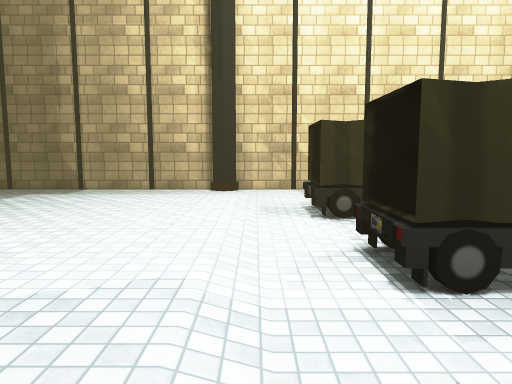
View 1 (above)

16 first-person views from a walk through a 3-D level made in the Unity game engine. The camera is 1.5 m above the floor, tilts 6° down and sees 70° across. The floor is counted in squares, 1 m on a side. Each view is taken from the middle of a square. On the plan, view 1 faces up. The plan holds only what a view shows up to about 16 squares ahead; the rest is blank. The place goes on beyond the plan. Some surface patterns are stand-ins.

View 2
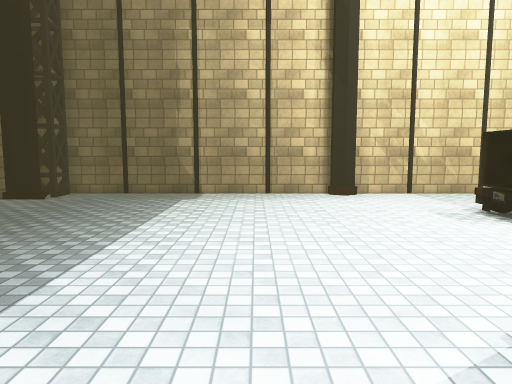

View 3
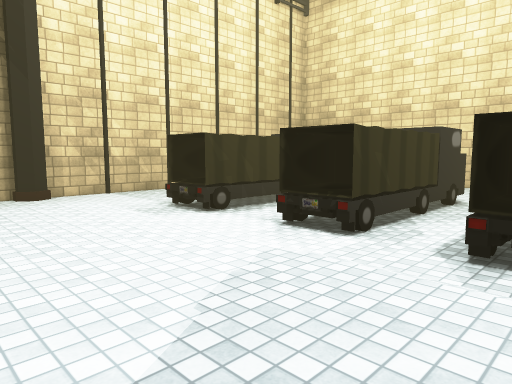

View 4
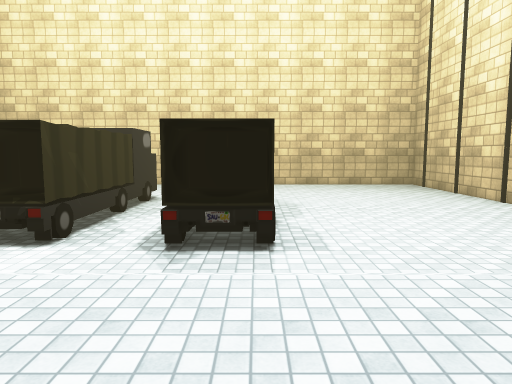

View 5
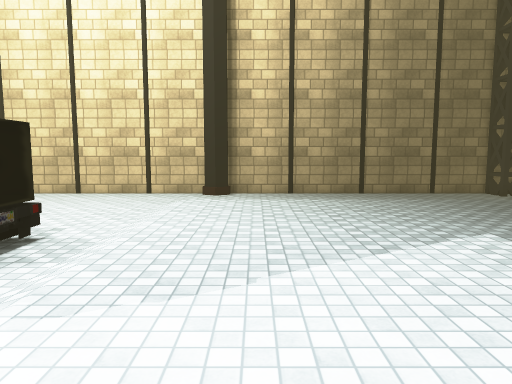

View 6
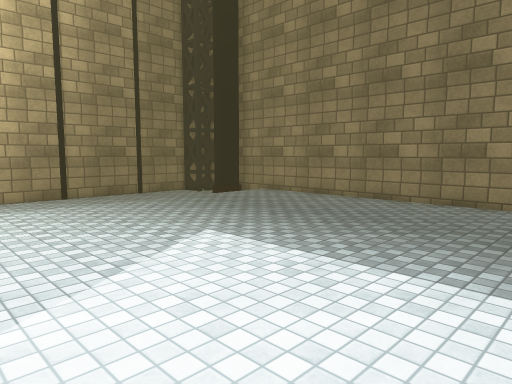

View 7
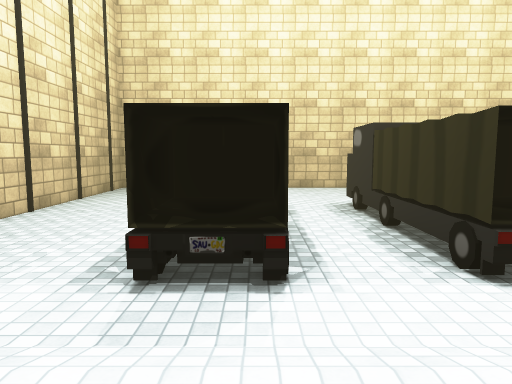

View 8
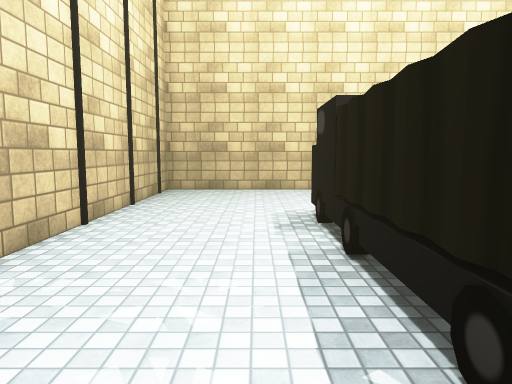

View 9
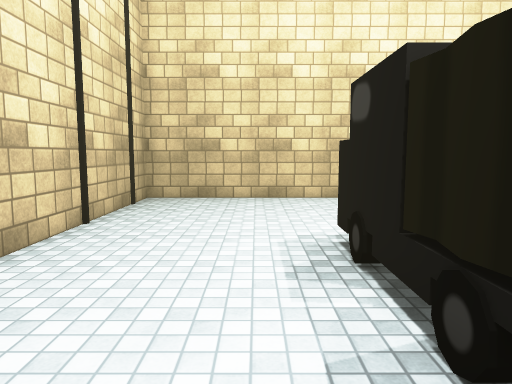

View 10
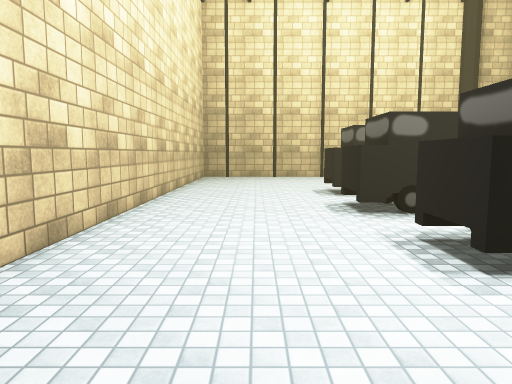

View 11
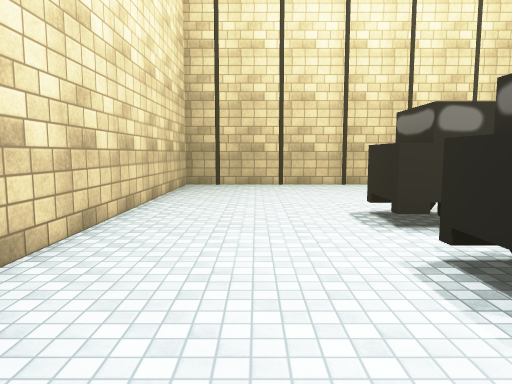

View 12
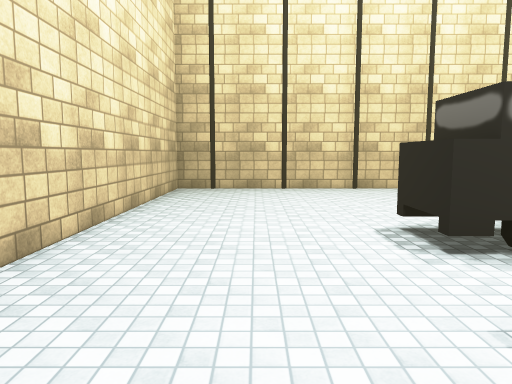

View 13
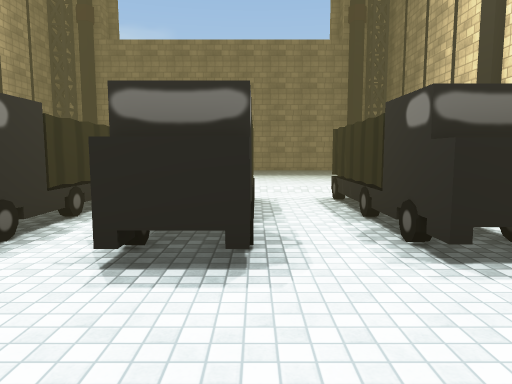

View 14
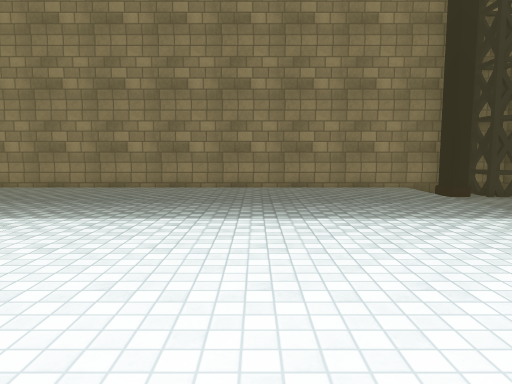

View 15
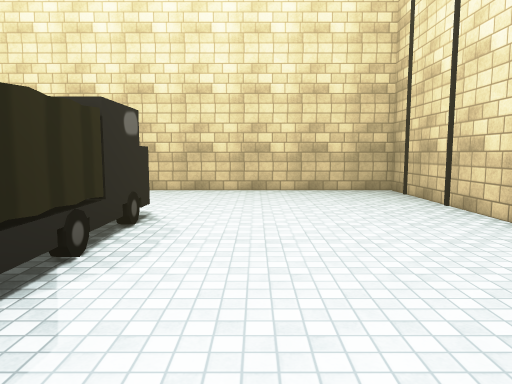

View 16
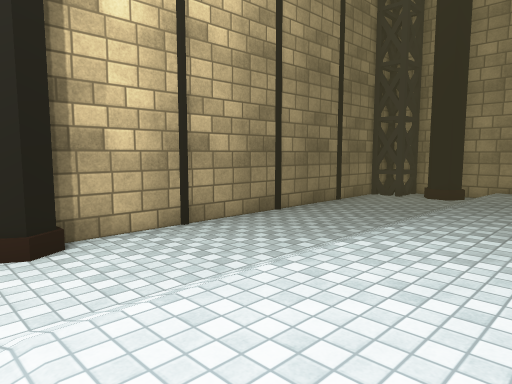

### Floor plan
Key: @ floor where view 1 was taken; # wall or solid block; . main floor; : floor 0.25 m higher than the main floor; O other object.
Columns run from 14 left of view 1 to 16 right of it. Each row starts with its distance up from view 1.
 16  ##############################
 15  #............................#
 14 ##............................#
 13 ##...         ................#
 12 #:::::::::::::................#
 11 #:::::::::::::..O..O..O.......#
 10 #:::::::::::::.OOOOOOOOO......#
  9 #:::::::::::::.OOOOOOOOO......#
  8 #:::::::::::::................#
  7 #:::::::::::::................#
  6 #:::::::::::::..OOOOOOOO......#
  5 #:::::::::::::..OOO  O O......#
  4 #:::::::::::::..OOOOOOOO......#
  3 #:::::::::::::................#
  2 #:::::::::::::..OOOOOOOO......#
  1 #:::::::::::::.OOOOOO OO......#
  0 #:::::::::::::@OOOOOOOOO......#
 -1 #:::::::::::::................#
 -2 #:::::::::::::................#
 -3 #:::::::::::::................#
 -4 #:::::::::::::................#
 -5 #:::::::::::::................#
 -6 ##............................#
 -7 ##............................#
 -8  #............................#
 -9  ##############################

Where each view was taken, in squares from view 1:
view 1: 0 up, 0 right, facing up
view 2: 0 up, 5 left, facing up
view 3: 0 up, 5 left, facing up-right
view 4: 0 up, 5 left, facing right
view 5: 7 up, 3 left, facing down
view 6: 6 up, 3 left, facing down-left
view 7: 9 up, 3 left, facing right
view 8: 12 up, 0 right, facing right
view 9: 12 up, 3 right, facing right
view 10: 15 up, 12 right, facing down
view 11: 9 up, 12 right, facing down
view 12: 7 up, 12 right, facing down
view 13: 6 up, 14 right, facing left
view 14: 6 up, 0 right, facing left
view 15: 3 down, 0 right, facing right
view 16: 2 down, 0 right, facing down-left
